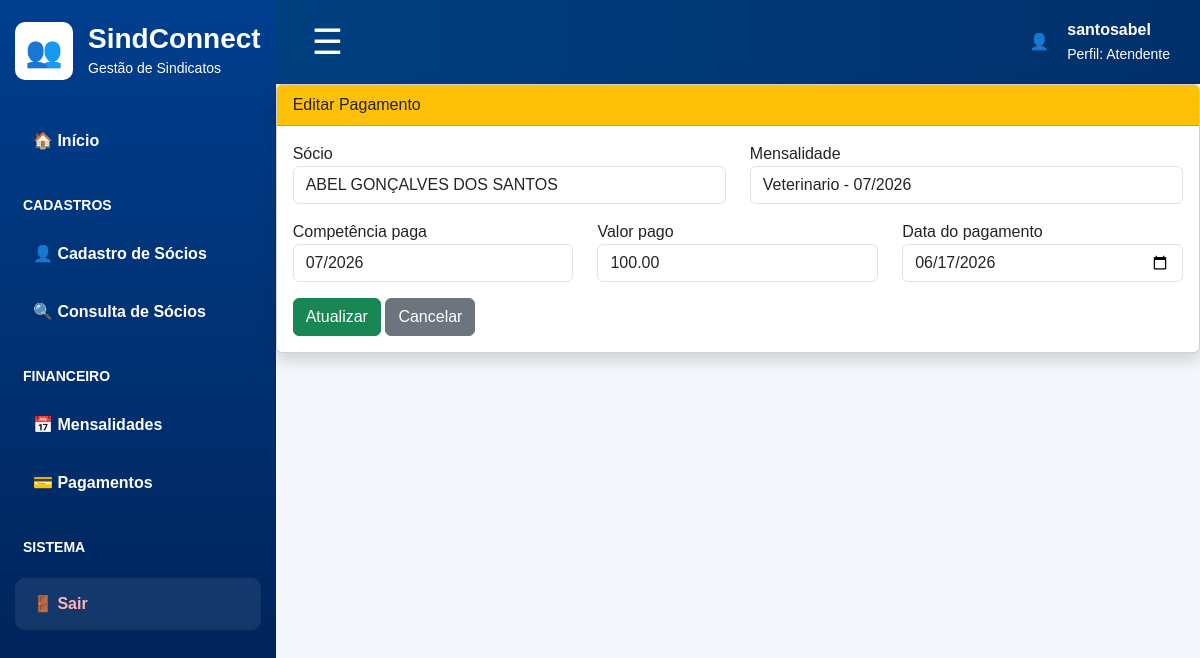
Screenshot of /pagamentos/editar/5/ (signed in) with the database file from the repository.
### app/models.py (models this page shows, shortened)
class Pagamento(models.Model):
    socio = models.ForeignKey(Socio, on_delete=models.CASCADE)
    mensalidade = models.ForeignKey(Mensalidade, on_delete=models.CASCADE)
    competencia_paga = models.CharField(max_length=7)  # Exemplo: 06/2026
    valor_pago = models.DecimalField(max_digits=10, decimal_places=2)
    data_pagamento = models.DateField()

### app/views.py (the view)
# urls.py: path('pagamentos/editar/<int:id>/',views.editar_pagamento, name='editar_pagamento' ),
@login_required
def editar_pagamento(request, id):
    pagamento = get_object_or_404(Pagamento, id=id)
    if request.method == 'POST':
        form = PagamentoForm(request.POST, instance=pagamento)
        if form.is_valid():
            form.save()
            return redirect('lista_pagamentos')
    else:
        form = PagamentoForm(instance=pagamento)
    return render(request, 'editar_pagamento.html', {
        'form': form,
        'pagamento': pagamento
    })

### app/forms.py
class PagamentoForm(forms.ModelForm):
    class Meta:
        model = Pagamento
        fields = [
            'socio',
            'mensalidade',
            'competencia_paga',
            'valor_pago',
            'data_pagamento'
        ]
        widgets = {
            'socio': forms.Select(
                attrs={'class': 'form-control'}
            ),
            'mensalidade': forms.Select(
                attrs={'class': 'form-control'}
            ),
            'competencia_paga': forms.TextInput(
                attrs={
                    'class': 'form-control',
                    'placeholder': '06/2026'
                }
            ),
            'valor_pago': forms.NumberInput(
                attrs={
                    'class': 'form-control',
                    'step': '0.01'
                }
            ),
            'data_pagamento': forms.DateInput(
                attrs={
                    'class': 'form-control',
                    'type': 'date'
                }
            ),
        }

### app/models.py (called while the page is built)
    def __str__(self):
        return self.nome

    def __str__(self):
        return f'{self.categoria} - {self.competencia}'

### templates/editar_pagamento.html (shortened to what this page needs)
{% extends 'base_atendente.html' %}
{% block conteudo %}
<div class="card shadow">
    <div class="card-header bg-warning">
        Editar Pagamento
    </div>
    <div class="card-body">
        <form method="post">
            <div class="row">
                <div class="col-md-6 mb-3">
                    <label>Sócio</label>
                    {{ form.socio }}
                </div>
                <div class="col-md-6 mb-3">
                    <label>Mensalidade</label>
                    {{ form.mensalidade }}
                </div>
                <div class="col-md-4 mb-3">
                    <label>Competência paga</label>
                    {{ form.competencia_paga }}
                </div>
                <div class="col-md-4 mb-3">
                    <label>Valor pago</label>
                    {{ form.valor_pago }}
                </div>
                <div class="col-md-4 mb-3">
                    <label>Data do pagamento</label>
                    {{ form.data_pagamento }}
                </div>
            </div>
            <button type="submit" class="btn btn-success">
                Atualizar
            </button>
            <a href="{% url 'lista_pagamentos' %}" class="btn btn-secondary">
                Cancelar
            </a>
        </form>
    </div>
</div>
{% endblock %}

### templates/base_atendente.html (shortened to what this page needs)
{% load static %}
<!DOCTYPE html>
<html lang="pt-br">
<head>
    <link href="https://cdn.jsdelivr.net/npm/bootstrap@5.3.3/dist/css/bootstrap.min.css" rel="stylesheet">
    <link href="{% static 'css/home_atendente.css' %}" rel="stylesheet">
</head>
<body>
<div class="d-flex">
    <aside class="sidebar" id="sidebar">
        <div class="logo-area">
            <div class="logo-icon">👥</div>
            <div>
                <h3>SindConnect</h3>
                <span>Gestão de Sindicatos</span>
            </div>
        </div>
        <a href="{% url 'home_atendente' %}" class="menu-item">
            🏠 Início
        </a>
        <p class="menu-title">CADASTROS</p>
        <a href="{% url 'lista_socios' %}" class="menu-item">
            👤 Cadastro de Sócios
        </a>
        <a href="{% url 'consulta_socio' %}" class="menu-item">
            🔍 Consulta de Sócios
        </a>
        <p class="menu-title">FINANCEIRO</p>
        <a href="{% url 'lista_mensalidades' %}" class="menu-item">
    📅 Mensalidades
</a>
<a href="{% url 'lista_pagamentos' %}" class="menu-item">
    💳 Pagamentos
</a>
        <p class="menu-title">SISTEMA</p>
        <a href="{% url 'logout' %}" class="menu-item logout">
    🚪 Sair
</a>
    </aside>
    <main class="w-100">
        <header class="topbar d-flex justify-content-between align-items-center">
            <button class="btn-menu" onclick="toggleSidebar()">
                ☰
            </button>
            <div class="user-area">
                <div class="avatar">
                    👤
                </div>
                <div>
                    <strong>
                        {{ request.user.first_name|default:request.user.username }}
                    </strong>
                    <br>
                    <small>Perfil: Atendente</small>
                </div>
            </div>
        </header>
        <section class="content-area">
            {% block conteudo %}
            {% endblock %}
        </section>
    </main>
</div>
</body>
</html>

### static/css/home_atendente.css (style rules this page uses)
body { font-family: Arial, sans-serif; background: #f4f7fb; color: #061b4e; }
.sidebar { width: 300px; min-height: 100vh; background: linear-gradient(180deg, #003f8f, #001f4f); color: white; padding: 22px 15px; }
.logo-area { display: flex; align-items: center; gap: 15px; margin-bottom: 35px; }
.logo-icon { background: white; color: #005bd6; width: 58px; height: 58px; border-radius: 10px; display: grid; place-items: center; font-size: 30px; }
.logo-area h3 { margin: 0; font-weight: bold; }
.logo-area span { font-size: 14px; }
.menu-title { font-size: 14px; margin: 28px 8px 12px; font-weight: bold; }
.menu-item { display: block; color: white; text-decoration: none; padding: 14px 18px; border-radius: 10px; font-weight: bold; margin-bottom: 6px; }
.topbar { height: 84px; background: linear-gradient(90deg, #004080, #00306b); color: white; padding: 0 30px; }
.btn-menu { background: none; border: none; color: white; font-size: 35px; }
.user-area { display: flex; align-items: center; gap: 18px; }
.logout { background: rgba(255,255,255,0.08); color: #ffb3b3 !important; margin-top: 20px; }

### rows the page displays
Pagamento: socio "ABEL GONÇALVES DOS SANTOS", mensalidade "Veterinario - 07/2026", competencia_paga "07/2026", valor_pago "100.00", data_pagamento "06/17/2026"

### other values shown
{{ request.user.first_name|default:request.user.username }} "santosabel"
